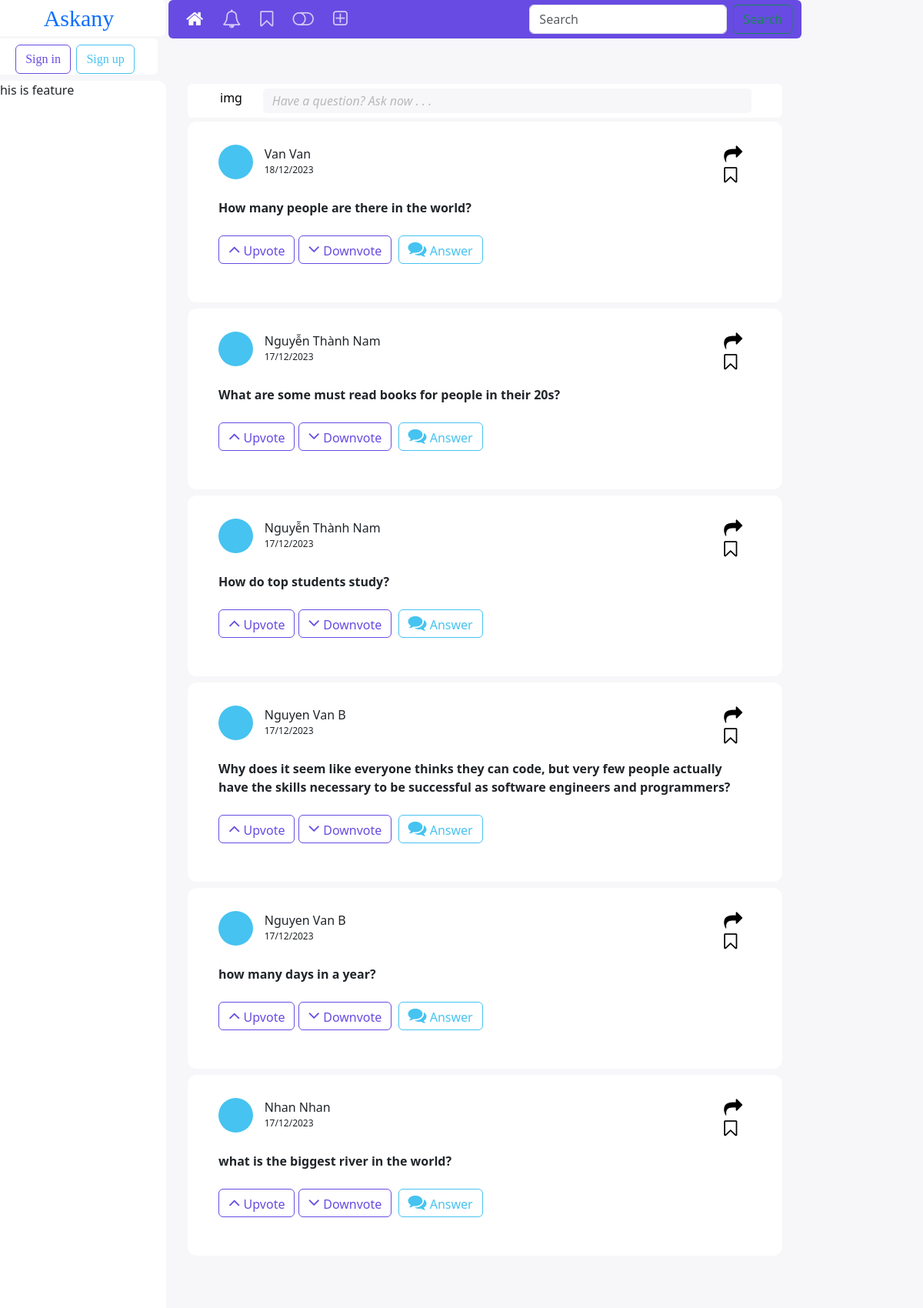
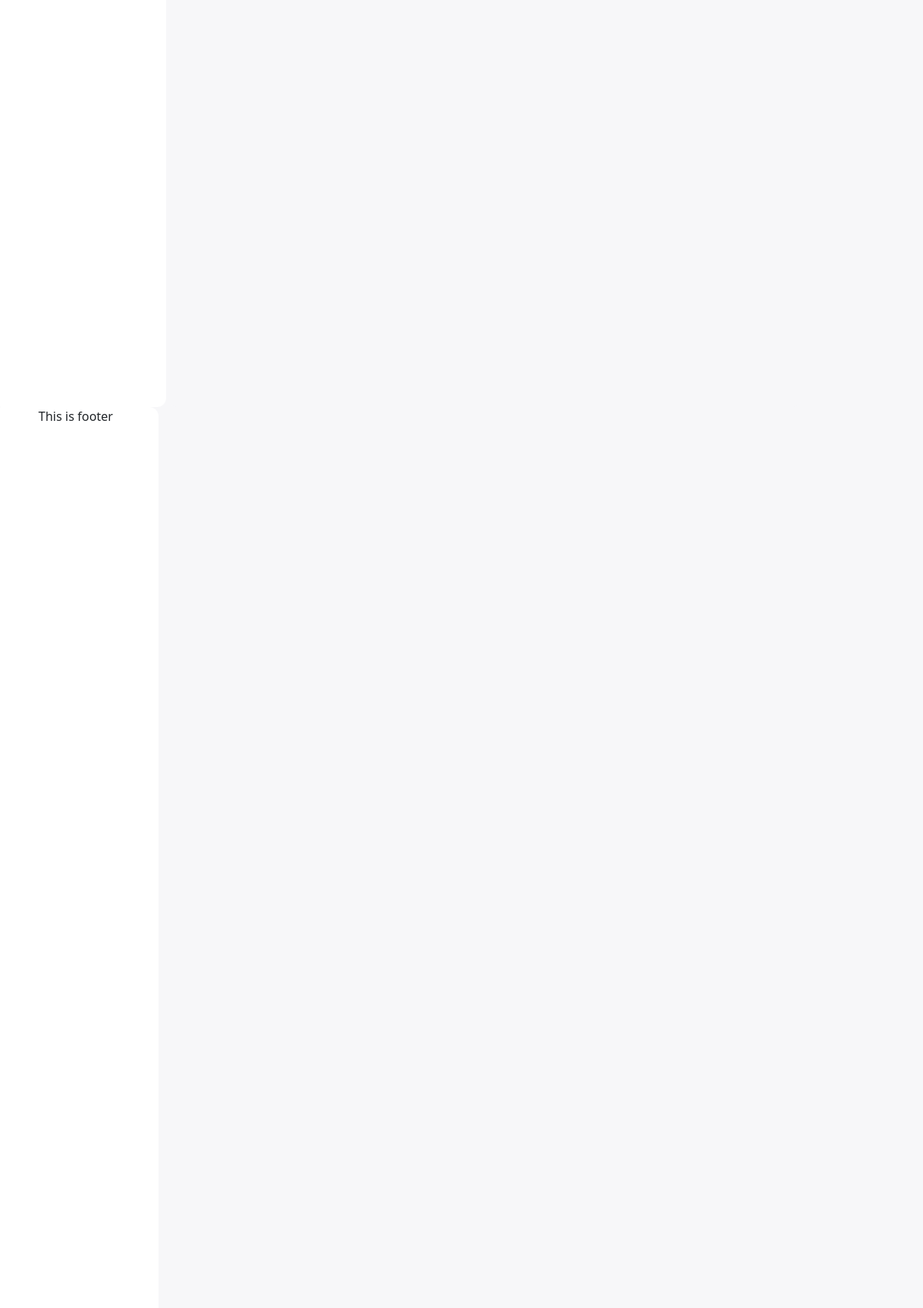
The page /public/index.php (upper part) on the database its author committed (2 pictures, top to bottom).
### tables this page shows
CREATE TABLE IF NOT EXISTS `questions` (
  `id` int NOT NULL AUTO_INCREMENT,
  `content` text,
  `type` char(50) DEFAULT NULL,
  `created_at` date DEFAULT NULL,
  `edited_at` date DEFAULT NULL,
  `author` char(20) NOT NULL,
  `upvote` int DEFAULT '0',
  `downvote` int DEFAULT '0',
  PRIMARY KEY (`id`)
);

CREATE TABLE IF NOT EXISTS `users` (
  `username` char(20) NOT NULL,
  `password` char(255) DEFAULT NULL,
  `joined_at` date DEFAULT NULL,
  `description` text,
  `firstname` char(20) DEFAULT NULL,
  `lastname` char(20) DEFAULT NULL,
  `avatar` text,
  PRIMARY KEY (`username`)
);

### modules/Template.php (called while the page is built, shortened)
<?php
class Template {
    public function View($view,$data=[] ) {
        extract($data);
        include(BASE_PATH."./view/$view.php");
    }
    public function Render($view,$data=[]) {
        extract($data);
        include(BASE_PATH."/view/blocks/$view.php");
        return ob_get_clean();
    }
}

### public/index.php (called while the page is built, shortened)
<?php
    $template=new Template();
    $questionModule=new Question();
    $questions=$questionModule->getAllQuestions();
    $userModule=new User();
    $data=[
        "title"=>"Home",
        "slot"=>"This is feature",
        "slot2"=>$template->Render("question",["questions"=>$questions,"userModule"=>$userModule])
    ];
    $template->View("home",$data);

### modules/Question.php (called while the page is built, shortened)
<?php
class Question extends Database {
    public function getAllQuestions() {
        $sql=parent::$connection->prepare("select * from questions order by id desc");
        return parent::select($sql);
    }
}

### modules/Database.php (called while the page is built, shortened)
<?php
class Database {
    public function select($sql) {
        $sql->execute();
        $item=$sql->get_result()->fetch_all(MYSQLI_ASSOC);
        return $item;
    }
}

### modules/User.php (called while the page is built, shortened)
<?php
   class User extends Database {
        public function getUserByUsername($username) {
           try {
               $sql=parent::$connection->prepare("SELECT * FROM USERS WHERE username=?");
               $sql->bind_param("s",$username);
               $user=parent::select($sql) ;
               if(!empty($user)) {
                   return $user[0];
               }
              } catch (\Throwable $th) {
               echo("Thất bại, có lỗi xảy ra trong Module/User/getUserByUsername: ".$th);
               return false;
              }
        }
   }

### view/blocks/question.php (the view, shortened to what this page needs)
<div class="newQuestion">
  <div class="container">
    <div class="row">
      <div class="col-sm-1 avatarQuesion">img</div>
      <div class="col-sm-11 btn-bg-gray py-1" id="addQuestion" data-bs-toggle="modal" data-bs-target="#addQuestion">Have a question? Ask now . . .</div>
    </div>
  </div>
</div>
<?php foreach($questions as $question) { ?>
<div class="questionBlock mb-2">
  <div class="row infoQuestion mb-3">
    <div class="col-1">
      <div class="avatarQuestion"></div>
    </div>
    <div class="col-10">
      <div class="authorQuestion"><?php
      $user=$userModule->getUserByUsername($question["author"]);
      echo(ucwords($user["lastname"]." ".$user["firstname"]));
      ?></div>
      <div class="dateQuestion"><?php
      $date =date_create($question["created_at"]);
      echo(date_format($date,"d/m/Y")); ?></div>
    </div>
    <div class="col-1">
      <i class="fa fa-share text-none-color" aria-hidden="true"></i>
      <i class="fa fa-bookmark-o text-none-color" aria-hidden="true"></i>
    </div>
  </div>
  <div class="contentQuestion"> <b>
  <?php
    echo($question["content"]);
  ?>
  </b>
  </div>
  <div class="featureQuestion mt-4">
    <button class="btn btn-outline-purple py-1">
      <i class="fa fa-angle-up text-purple" aria-hidden="true"></i>
      Upvote</button>
    <button class="btn btn-outline-purple py-1">
      <i class="fa fa-angle-down text-purple " aria-hidden="true"></i>
      Downvote</button>
    <button class="btn btn-outline-blue mx-1 py-1" data-bs-toggle="modal" data-bs-target="#showAnswer">
      <i class="fa fa-comments text-blue" aria-hidden="true"></i>
      Answer</button>
  </div>
</div>
<?php } ?>

### view/home.php (shortened to what this page needs)
<!DOCTYPE html>
<html lang="en">
<head>
  <link href="https://cdn.jsdelivr.net/npm/bootstrap@5.3.2/dist/css/bootstrap.min.css" rel="stylesheet"
>
  <link rel="stylesheet" href="../public/styles/styles.css?v=<?php echo time(); ?>">
  <link rel="stylesheet" href="https://cdnjs.cloudflare.com/ajax/libs/font-awesome/4.7.0/css/font-awesome.min.css">
</head>
<body>
  <nav class="navbar navbar-expand-lg p-0 mb-2">
    <div class="container-fluid container-fluid-none">
      <div class="row row-none">
        <div class="col-sm-2">
          <div id="nav-logo">
            <a href="#" class="text-decoration-none">Askany</a>
          </div>
        </div>
        <div class="col-sm-9">
        <div class="container-fluid nav-edit d-flex">
            <div class="collapse navbar-collapse" id="navbarSupportedContent">
              <ul class="navbar-nav me-auto mb-2 mb-lg-0">
                <li class="nav-item icon-active">
                  <a class="nav-link" aria-current="page" href="../public/index.php"><i class="fa fa-home"></i></a>
                </li>
                <li class="nav-item">
                  <a class="nav-link" href="../public/notification.php"><i class="fa fa-bell-o" aria-hidden="true"></i>
                  </a>
                </li>
                <li class="nav-item">
                  <a class="nav-link" href="../public/bookmark.php"><i class="fa fa-bookmark-o" aria-hidden="true"></i>
                  </a>
                </li>
                <li class="nav-item">
                  <a class="nav-link" href="#"><i class="fa fa-toggle-off" aria-hidden="true"></i>
                  </a>
                </li>
                <li class="nav-item">
                  <a class="nav-link" href="#"><i class="fa fa-plus-square-o" aria-hidden="true" data-bs-toggle="modal" data-bs-target="#addQuestion"></i>
                  </a>
                </li>
              </ul>
              <form class="d-flex" role="search">
                <input class="form-control me-2" type="search" placeholder="Search" aria-label="Search">
                <button class="btn btn-outline-success" type="submit">Search</button>
              </form>
            </div>
          </div>
        </div>
        <div class="col-sm-1">
          <div id="nav-login">
            <button  type="button" class="btn btn-outline-purple" data-bs-toggle="modal" data-bs-target="#sign-in">Sign in</button>
            <button type="button" class="btn btn-outline-blue" data-bs-toggle="modal" data-bs-target="#sign-up">Sign up</button>
          </div>
        </div>
      </div>
    </div>
  </nav>
  <div class="container-fluid container-fluid-none">
    <div class="row">
      <div class="col-2-sm leftBar">
      <?php
        if(!empty($slot)) {
          echo($slot);
        }
      ?>
      </div>
      <div class="col-9-sm midContent overflow-auto" id="homePageContent">
      <?php
        if(!empty($slot2)) {
          echo($slot2);
        }
      ?>
      </div>
      <div class="col-1-sm rightBar text-center">
          This is footer
      </div>
    </div>
  </div>
</body>
</html>

### public/styles/styles.css (style rules this page uses)
:root { --backgroundComponent: #fff; --purple: #684be2; --blue:#46C3F0; --backgroundBody: #f7f7f9; --contentWidth: 823px; --leftWidh:225px; --rightWidth:215px; --noneColor:#000; --textSmSize:12px ; --textNSize:15px ; --borderRad:12px; --halfBorderRad:6px; }
body { display: block; width: 99vw; background-color: var(--backgroundBody); }
.nav-edit { width: var(--contentWidth); height: 50px; border-radius: var(--halfBorderRad); box-sizing: border-box; background-color: var(--purple); color: var(--backgroundComponent); }
.col-sm-2,.col-sm-9, .col-sm-1 { padding:0 2px; margin: 0px; }
.row-none>* { width: auto; }
.fa { color: var(--backgroundComponent); }
i { font-size: 24px !important; }
.nav-item { margin-left:1 ; padding: 0px 6px; opacity: 70%; }
.icon-active { opacity: 100% !important; }
.container-fluid-none { padding: 0px; }
.navbar-expand-lg .navbar-nav .nav-link { padding-left: 5px; }
.text-purple { color: var(--purple) !important;; }
.text-blue { color:var(--blue); }
.text-none-color { color:var(--noneColor); }
#nav-logo { font-size: 30px ; font-family: serif; width: var(--leftWidh); text-align: center; padding: 1px; background-color: var(--backgroundComponent); border-radius: var(--halfBorderRad); }
#nav-login { font-size: 30px ; font-family: serif; color:var(--blue); width: var(--rightWidth); text-align: center; padding: 1px; background-color: var(--backgroundComponent); border-radius: var(--halfBorderRad); }
.btn-bg-gray { border-radius: 5px; background-color: var(--backgroundBody); color:rgba(0, 0, 0, 0.25); font-style: italic; }
.btn-outline-purple { background-color: var(--backgroundComponent); border: var(--purple) 1px solid; color: var(--purple) }
.btn-outline-blue { background-color: var(--backgroundComponent); border: var(--blue) 1px solid; color: var(--blue) }
.leftBar { width: var(--leftWidh); height:90vh; background: var(--backgroundComponent); border-radius: var(--borderRad); margin:0 3px; padding:0px; box-sizing: border-box; }
.midContent { width: var(--contentWidth); height:90vh; background: var(--backgroundBody); border-radius: var(--borderRad); padding:0px; box-sizing: border-box; }
.rightBar { width: var(--rightWidth); height:90vh; background: var(--backgroundComponent); border-radius: var(--borderRad); margin:0 3px; padding:0px; box-sizing: border-box; }
.questionBlock { background: var(--backgroundComponent); border-radius: var(--borderRad); padding: 30px 40px 50px 40px; margin: 5px 25px; }
.newQuestion { color:var(--noneColor); background: var(--backgroundComponent); border-radius: var(--halfBorderRad); padding: 6px 40px; margin: 4px 25px; }
.authorQuestion { font-weight: 400; }
.dateQuestion { font-size: var(--textSmSize); }
.avatarQuestion { background-color: var(--blue); border-radius: 50%; width: 45px; height: 45px; }

### rows shown on the page
questions: users.lastname+firstname "Van Van", created_at "18/12/2023", content "How many people are there in the world?"
questions: users.lastname+firstname "Nguyễn Thành Nam", created_at "17/12/2023", content "What are some must read books for people in their 20s?"
questions: users.lastname+firstname "Nguyễn Thành Nam", created_at "17/12/2023", content "How do top students study?"
questions: users.lastname+firstname "Nguyen Van B", created_at "17/12/2023", content "Why does it seem like everyone thinks they can code, but very few people actually have the skills necessary to be successful as software engineers and programmers?"
questions: users.lastname+firstname "Nguyen Van B", created_at "17/12/2023", content "how many days in a year?"
questions: users.lastname+firstname "Nhan Nhan", created_at "17/12/2023", content "what is the biggest river in the world?"
